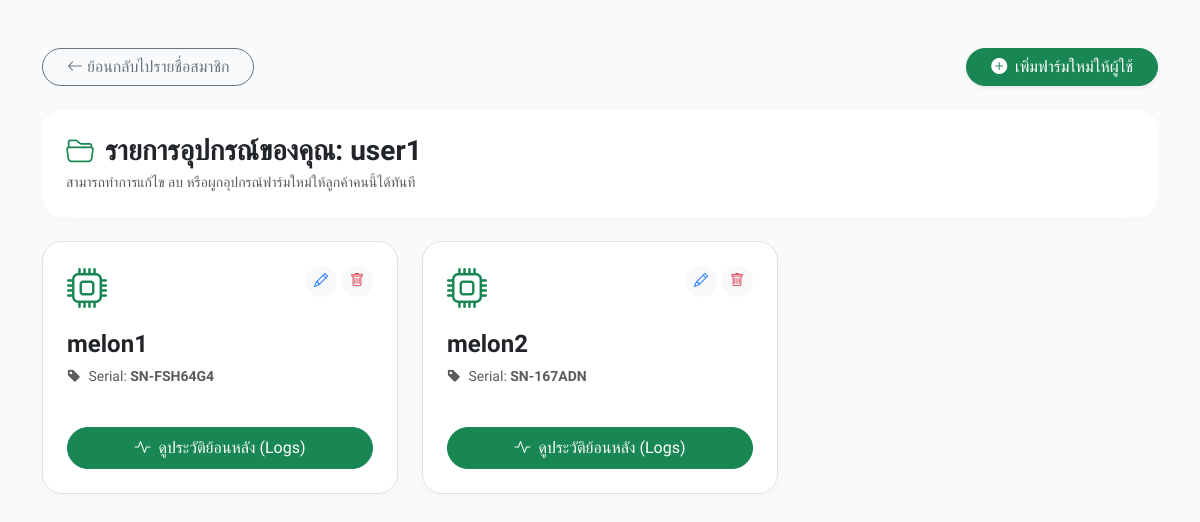
The page /3_web_dashboard/admin_farms.php?user_id=2 (signed in) on the database its author committed.
### tables this page shows
CREATE TABLE `users` (
  `id` int(11) NOT NULL,
  `token_id` varchar(5) DEFAULT NULL,
  `username` varchar(50) NOT NULL,
  `password` varchar(255) NOT NULL,
  `created_at` timestamp NOT NULL DEFAULT current_timestamp(),
  `role` enum('user','admin') DEFAULT 'user'
);

CREATE TABLE `user_farms` (
  `user_id` int(11) NOT NULL,
  `serial_number` varchar(50) NOT NULL,
  `farm_name` varchar(100) NOT NULL,
  `created_at` timestamp NOT NULL DEFAULT current_timestamp()
);

### 3_web_dashboard/admin_farms.php (the view, shortened to what this page needs)
<?php
require_once 'api/db_config.php';
$user_id = isset($_GET['user_id']) ? intval($_GET['user_id']) : 0;
$u_stmt = $conn->prepare("SELECT username FROM users WHERE id = ?");
$u_stmt->bind_param("i", $user_id);
$u_stmt->execute();
$user = $u_stmt->get_result()->fetch_assoc();
$f_stmt = $conn->prepare("SELECT farm_name, serial_number FROM user_farms WHERE user_id = ? ORDER BY created_at ASC");
$f_stmt->bind_param("i", $user_id);
$f_stmt->execute();
$farms = $f_stmt->get_result();
?>
<!DOCTYPE html>
<html lang="th">
<head>
    <link href="https://cdn.jsdelivr.net/npm/bootstrap@5.3.0/dist/css/bootstrap.min.css" rel="stylesheet">
    <link rel="stylesheet" href="https://cdn.jsdelivr.net/npm/bootstrap-icons@1.11.1/font/bootstrap-icons.css">
</head>
<body>
<div class="container py-5">
    <div class="d-flex justify-content-between align-items-center mb-4">
        <a href="admin_home.php" class="btn btn-outline-secondary rounded-pill px-4"><i class="bi bi-arrow-left"></i> ย้อนกลับไปรายชื่อสมาชิก</a>
        <button class="btn btn-success rounded-pill px-4 shadow-sm" onclick="openAddFarmModal()">
            <i class="bi bi-plus-circle-fill me-1"></i> เพิ่มฟาร์มใหม่ให้ผู้ใช้
        </button>
    </div>
    <div class="card card-custom p-4 mb-4 bg-white">
        <h3 class="fw-bold m-0"><i class="bi bi-folder2-open text-success me-1"></i> รายการอุปกรณ์ของคุณ: <?php echo htmlspecialchars($user['username']); ?></h3>
        <p class="text-muted small m-0 mt-1">สามารถทำการแก้ไข ลบ หรือผูกอุปกรณ์ฟาร์มใหม่ให้ลูกค้าคนนี้ได้ทันที</p>
    </div>
    <div class="row g-4">
        <?php if ($farms->num_rows > 0): ?>
            <?php while($farm = $farms->fetch_assoc()): ?>
            <div class="col-md-6 col-lg-4">
                <div class="card card-custom p-4 bg-white h-100 d-flex flex-column justify-content-between border">
                    <div>
                        <div class="d-flex justify-content-between align-items-start">
                            <div class="display-6 text-success"><i class="bi bi-cpu"></i></div>
                            <div class="d-flex gap-1">
                                <button class="btn btn-sm btn-light rounded-circle"
                                        onclick="openEditFarmModal('<?php echo htmlspecialchars($farm['serial_number'], ENT_QUOTES); ?>', '<?php echo htmlspecialchars($farm['farm_name'], ENT_QUOTES); ?>')">
                                    <i class="bi text-primary bi-pencil"></i>
                                </button>
                                <button class="btn btn-sm btn-light rounded-circle"
                                        onclick="deleteFarm('<?php echo htmlspecialchars($farm['serial_number'], ENT_QUOTES); ?>', '<?php echo htmlspecialchars($farm['farm_name'], ENT_QUOTES); ?>')">
                                    <i class="bi text-danger bi-trash"></i>
                                </button>
                            </div>
                        </div>
                        <h4 class="fw-bold text-dark m-0 mt-3"><?php echo htmlspecialchars($farm['farm_name']); ?></h4>
                        <p class="text-muted small mt-2"><i class="bi bi-tag-fill me-1"></i> Serial: <strong><?php echo htmlspecialchars($farm['serial_number']); ?></strong></p>
                    </div>
                    <a href="admin_view.php?serial_number=<?php echo urlencode($farm['serial_number']); ?>" class="btn btn-success rounded-pill w-100 py-2 mt-4">
                        <i class="bi bi-activity me-1"></i> ดูประวัติย้อนหลัง (Logs)
                    </a>
                </div>
            </div>
            <?php endwhile; ?>
        <?php endif; ?>
    </div>
</div>
</body>
</html>

### 3_web_dashboard/admin_farms.php (style rules this page uses)
body { font-family: 'Sarabun', sans-serif; background-color: #f8fafc; }
.card-custom { border: none; border-radius: 20px; box-shadow: 0 4px 20px rgba(0,0,0,0.02); }

### rows shown on the page
users: username "user1"
user_farms: farm_name "melon1", serial_number "SN-FSH64G4"
user_farms: farm_name "melon2", serial_number "SN-167ADN"
